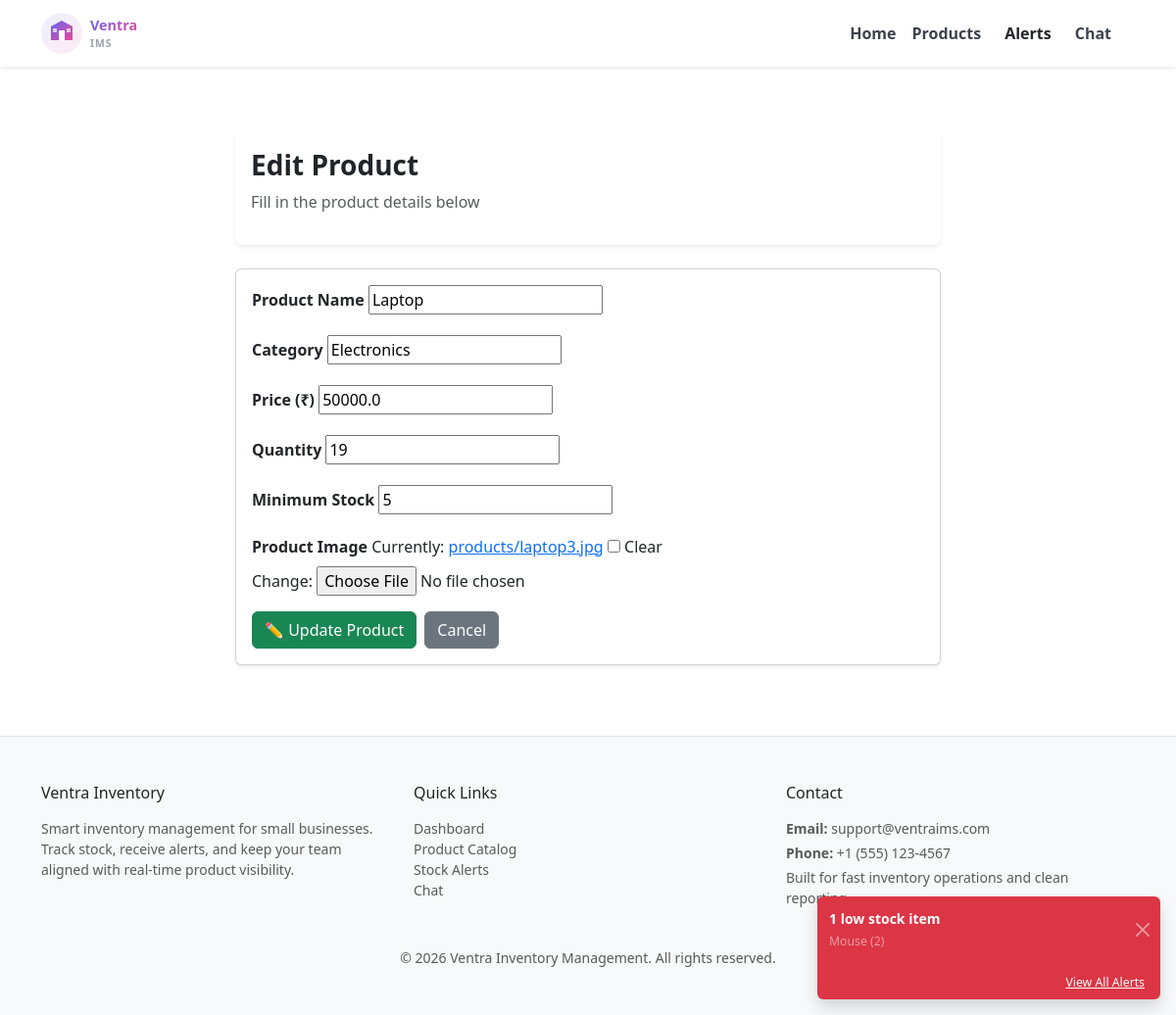
Page /edit/1/ on the committed database.
### wareflow/models.py (models this page shows, shortened)
class Product(models.Model):
    name=models.CharField(max_length=100)
    category=models.CharField(max_length=100)
    price=models.FloatField()
    quantity=models.IntegerField()
    image=models.ImageField(upload_to='products/' , blank=True, null=True)
    minimum_stock=models.IntegerField(default=5)

### wareflow/views.py (the view)
def edit_product(request, pk):
    product = get_object_or_404(Product, pk=pk)
    form = ProductForm(
        request.POST or None,
        request.FILES or None,
        instance=product
    )
    if form.is_valid():
        form.save()
        return redirect('product_list')
    low_stock_products = Product.objects.filter(quantity__lte=F('minimum_stock'))
    return render(request,
                  'product_form.html',
                  {'form': form, 'title': 'Edit Product', 'product': product, 'low_stock_products': low_stock_products})

### wareflow/forms.py
class ProductForm(forms.ModelForm):
    class Meta:
        model=Product
        fields='__all__'

### templates/product_form.html (shortened to what this page needs)
{% extends "base.html" %}
{% block content %}
<div class="container py-4">
    <div class="row justify-content-center">
        <div class="col-md-8">
            <div class="card shadow-sm border-0 mb-4">
                <div class="card-body">
                    <h3 class="fw-bold">{{ title }}</h3>
                    <p class="text-muted">Fill in the product details below</p>
                </div>
            </div>
            <div class="card shadow-sm">
                <div class="card-body">
                    <form method="POST" enctype="multipart/form-data">
                        <div class="mb-3">
                            <label for="{{ form.name.id_for_label }}" class="form-label fw-bold">Product Name</label>
                            {{ form.name }}
                        </div>
                        <div class="mb-3">
                            <label for="{{ form.category.id_for_label }}" class="form-label fw-bold">Category</label>
                            {{ form.category }}
                        </div>
                        <div class="mb-3">
                            <label for="{{ form.price.id_for_label }}" class="form-label fw-bold">Price (₹)</label>
                            {{ form.price }}
                        </div>
                        <div class="mb-3">
                            <label for="{{ form.quantity.id_for_label }}" class="form-label fw-bold">Quantity</label>
                            {{ form.quantity }}
                        </div>
                        <div class="mb-3">
                            <label for="{{ form.minimum_stock.id_for_label }}" class="form-label fw-bold">Minimum Stock</label>
                            {{ form.minimum_stock }}
                        </div>
                        <div class="mb-3">
                            <label for="{{ form.image.id_for_label }}" class="form-label fw-bold">Product Image</label>
                            {{ form.image }}
                        </div>
                        <div class="d-flex gap-2">
                            <button type="submit" class="btn btn-success">
                                {% if title == "Add Product" %}➕ Add Product{% else %}✏️ Update Product{% endif %}
                            </button>
                            <a href="{% url 'product_list' %}" class="btn btn-secondary">Cancel</a>
                        </div>
                    </form>
                </div>
            </div>
        </div>
    </div>
</div>
{% endblock %}

### templates/base.html (shortened to what this page needs)
<!DOCTYPE html>
<html>
<head>
          {% load static %}
<link rel="stylesheet" href="{% static 'css/style.css' %}">
<link href="https://cdn.jsdelivr.net/npm/bootstrap@5.3.3/dist/css/bootstrap.min.css"
    rel="stylesheet">
<link rel="stylesheet" href="https://cdnjs.cloudflare.com/ajax/libs/font-awesome/6.5.0/css/all.min.css">
</head>
<body>
<nav class="navbar navbar-expand-lg navbar-light bg-white shadow-sm">
    <div class="container">
        <a class="navbar-brand fw-bold text-dark d-flex align-items-center gap-2" href="{% url 'dashboard' %}">
            <div>
                <div style="font-size: 0.9rem; font-weight: 700; background: linear-gradient(135deg, #6366f1, #ec4899); -webkit-background-clip: text; -webkit-text-fill-color: transparent; background-clip: text;">Ventra</div>
                <div style="font-size: 0.65rem; letter-spacing: 1px; color: #9ca3af; font-weight: 600;">IMS</div>
            </div>
        </a>
        <div class="collapse navbar-collapse" id="mainNav">
            <ul class="navbar-nav ms-auto align-items-center">
                <li class="nav-item">
                    <a class="nav-link" href="{% url 'dashboard' %}">Home</a>
                </li>
                <li class="nav-item">
                    <a class="nav-link" href="{% url 'product_list' %}">Products</a>
                </li>
                <li class="nav-item">
                    <a class="nav-link btn btn-warning text-dark ms-2" href="{% url 'alerts' %}">Alerts</a>
                </li>
                <li class="nav-item ms-2">
                    <a class="nav-link" href="{% url 'chat' %}">Chat</a>
                </li>
            </ul>
        </div>
    </div>
</nav>
<main class="container my-4">
    {% block content %}
    {% endblock %}
</main>
{% if low_stock_products|length > 0 %}
<div class="position-fixed bottom-0 end-0 p-3" style="z-index:1080;">
    <div id="stockToast" class="toast align-items-center text-bg-danger border-0" role="alert" aria-live="assertive" aria-atomic="true">
        <div class="d-flex">
            <div class="toast-body">
                <strong>{{ low_stock_products.count }} low stock item{% if low_stock_products.count > 1 %}s{% endif %}</strong>
                <div class="small mt-1 text-white-50">
                    {% for p in low_stock_products|slice:":4" %}
                        {{ p.name }} ({{ p.quantity }}){% if not forloop.last %}, {% endif %}
                    {% endfor %}
                </div>
            </div>
            <button type="button" class="btn-close btn-close-white me-2 m-auto" data-bs-dismiss="toast" aria-label="Close"></button>
        </div>
        <div class="p-2 text-end bg-transparent">
            <a href="{% url 'alerts' %}" class="text-white small text-decoration-underline me-2">View All Alerts</a>
        </div>
    </div>
</div>
{% endif %}
<footer class="mt-5 py-5 bg-light border-top">
    <div class="container">
        <div class="row gy-4">
            <div class="col-md-4">
                <h6 class="mb-3">Ventra Inventory</h6>
                <p class="text-muted small">Smart inventory management for small businesses. Track stock, receive alerts, and keep your team aligned with real-time product visibility.</p>
            </div>
            <div class="col-md-4">
                <h6 class="mb-3">Quick Links</h6>
                <ul class="list-unstyled small mb-0">
                    <li><a class="text-muted text-decoration-none" href="{% url 'dashboard' %}">Dashboard</a></li>
                    <li><a class="text-muted text-decoration-none" href="{% url 'product_list' %}">Product Catalog</a></li>
                    <li><a class="text-muted text-decoration-none" href="{% url 'alerts' %}">Stock Alerts</a></li>
                    <li><a class="text-muted text-decoration-none" href="{% url 'chat' %}">Chat</a></li>
                </ul>
            </div>
            <div class="col-md-4">
                <h6 class="mb-3">Contact</h6>
                <p class="text-muted small mb-1"><strong>Email:</strong> support@ventraims.com</p>
                <p class="text-muted small mb-1"><strong>Phone:</strong> +1 (555) 123-4567</p>
                <p class="text-muted small">Built for fast inventory operations and clean reporting.</p>
            </div>
        </div>
        <div class="row mt-4">
            <div class="col-12 text-center text-muted small">© 2026 Ventra Inventory Management. All rights reserved.</div>
        </div>
    </div>
</footer>
</body>
</html>

### statics/css/style.css (style rules this page uses)
:root { --brand: #2563eb; --brand-600: #1d4ed8; --muted: #6b7280; --bg: #f5f7fb; --surface: #ffffff; --card-shadow: 0 8px 24px rgba(16,24,40,0.06); }
html, body { height: 100%; }
body { font-family: 'Inter', system-ui, -apple-system, 'Segoe UI', Roboto, 'Helvetica Neue', Arial, sans-serif; background: var(--bg); color: #0f1724; -webkit-font-smoothing: antialiased; -moz-osx-font-smoothing: grayscale; margin: 0; line-height: 1.6; }
main { flex: 1 1 auto; padding-top: 1.25rem; }
h1, h2, h3, h4, h5, h6 { margin: 0 0 0.5rem 0; color: #0b1220; }
footer { margin-top: auto; background: #f8f9fa; width: 100%; }
.container { max-width: 1180px; }
.card { border: none; border-radius: 10px; }
.navbar { font-weight: 600; }
.navbar .nav-link { color: rgba(11,19,32,0.8); }

### rows in the picture
Product: name "Laptop", category "Electronics", price "50000.0", quantity "19", minimum_stock "5"
Product: name "Mouse", quantity "2"

### other values in the picture
{{ title }} "Edit Product"
{{ low_stock_products.count }} "1"
